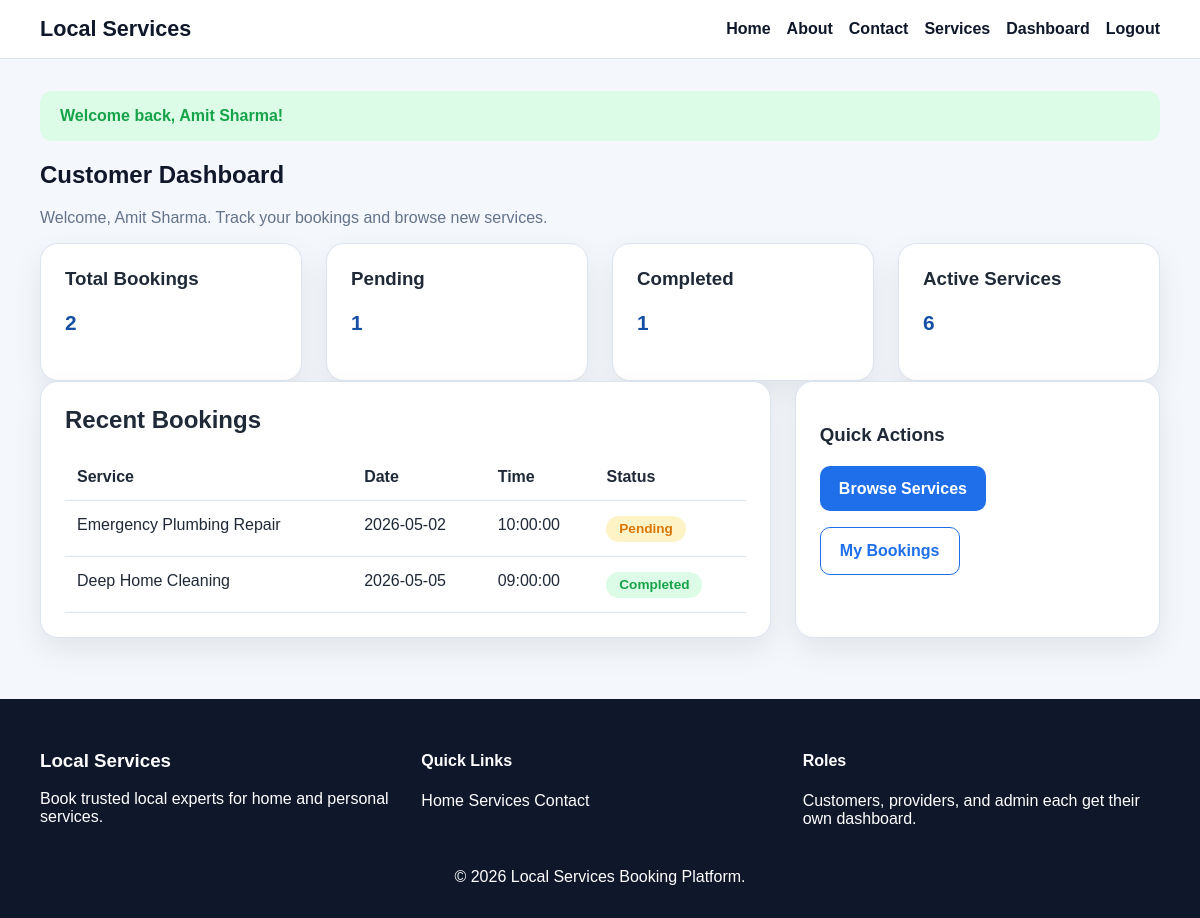
The page /customer/dashboard.php (signed in) on the database its author committed.
### tables this page shows
CREATE TABLE bookings (
    id INT AUTO_INCREMENT PRIMARY KEY,
    customer_id INT NOT NULL,
    service_id INT NOT NULL,
    provider_id INT NOT NULL,
    booking_date DATE NOT NULL,
    booking_time TIME NOT NULL,
    address TEXT NOT NULL,
    message TEXT,
    status ENUM('pending', 'accepted', 'rejected', 'completed') DEFAULT 'pending',
    created_at TIMESTAMP DEFAULT CURRENT_TIMESTAMP,
    CONSTRAINT fk_bookings_customer FOREIGN KEY (customer_id) REFERENCES users(id) ON DELETE CASCADE,
    CONSTRAINT fk_bookings_service FOREIGN KEY (service_id) REFERENCES services(id) ON DELETE CASCADE,
    CONSTRAINT fk_bookings_provider FOREIGN KEY (provider_id) REFERENCES users(id) ON DELETE CASCADE
);

CREATE TABLE services (
    id INT AUTO_INCREMENT PRIMARY KEY,
    provider_id INT NOT NULL,
    category_id INT NOT NULL,
    title VARCHAR(150) NOT NULL,
    description TEXT NOT NULL,
    price DECIMAL(10,2) NOT NULL,
    location VARCHAR(150) NOT NULL,
    status ENUM('active', 'inactive') DEFAULT 'active',
    created_at TIMESTAMP DEFAULT CURRENT_TIMESTAMP,
    CONSTRAINT fk_services_provider FOREIGN KEY (provider_id) REFERENCES users(id) ON DELETE CASCADE,
    CONSTRAINT fk_services_category FOREIGN KEY (category_id) REFERENCES categories(id) ON DELETE CASCADE
);

### includes/functions.php (called while the page is built, shortened)
<?php
require_once __DIR__ . '/../config/database.php';
function h(?string $value): string
{
    return htmlspecialchars((string) $value, ENT_QUOTES, 'UTF-8');
}
function current_user(): ?array
{
    return $_SESSION['user'] ?? null;
}
function fetch_all_assoc(mysqli_stmt $stmt): array
{
    $result = $stmt->get_result();
    return $result ? $result->fetch_all(MYSQLI_ASSOC) : [];
}
function fetch_one_assoc(mysqli_stmt $stmt): ?array
{
    $result = $stmt->get_result();
    return $result ? ($result->fetch_assoc() ?: null) : null;
}
function get_service_count(): int
{
    global $mysqli;
    $result = $mysqli->query("SELECT COUNT(*) AS total FROM services WHERE status = 'active'");
    $row = $result ? $result->fetch_assoc() : ['total' => 0];
    return (int) ($row['total'] ?? 0);
}
function get_status_badge_class(string $status): string
{
    return match ($status) {
        'accepted', 'active', 'completed' => 'badge-success',
        'rejected', 'inactive' => 'badge-danger',
        default => 'badge-warning',
    };
}
?>

### customer/dashboard.php (the view, shortened to what this page needs)
<?php
require_once __DIR__ . '/../includes/functions.php';
$user = current_user();
$stmt = $mysqli->prepare("
    SELECT COUNT(*) AS total,
           SUM(CASE WHEN status = 'pending' THEN 1 ELSE 0 END) AS pending_count,
           SUM(CASE WHEN status = 'completed' THEN 1 ELSE 0 END) AS completed_count
    FROM bookings
    WHERE customer_id = ?
");
$stmt->bind_param('i', $user['id']);
$stmt->execute();
$stats = fetch_one_assoc($stmt) ?? ['total' => 0, 'pending_count' => 0, 'completed_count' => 0];
$stmt = $mysqli->prepare("
    SELECT bookings.*, services.title
    FROM bookings
    INNER JOIN services ON bookings.service_id = services.id
    WHERE bookings.customer_id = ?
    ORDER BY bookings.created_at DESC
    LIMIT 5
");
$stmt->bind_param('i', $user['id']);
$stmt->execute();
$recentBookings = fetch_all_assoc($stmt);
require_once __DIR__ . '/../includes/header.php';
?>
<section class="section-heading">
    <h2>Customer Dashboard</h2>
    <p>Welcome, <?php echo h($user['name']); ?>. Track your bookings and browse new services.</p>
</section>
<section class="stats-grid">
    <div class="stat-card">
        <h3>Total Bookings</h3>
        <p class="price"><?php echo (int) $stats['total']; ?></p>
    </div>
    <div class="stat-card">
        <h3>Pending</h3>
        <p class="price"><?php echo (int) $stats['pending_count']; ?></p>
    </div>
    <div class="stat-card">
        <h3>Completed</h3>
        <p class="price"><?php echo (int) $stats['completed_count']; ?></p>
    </div>
    <div class="stat-card">
        <h3>Active Services</h3>
        <p class="price"><?php echo get_service_count(); ?></p>
    </div>
</section>
<section class="dashboard-grid">
    <div class="table-card">
        <h2>Recent Bookings</h2>
        <table>
            <thead>
                <tr>
                    <th>Service</th>
                    <th>Date</th>
                    <th>Time</th>
                    <th>Status</th>
                </tr>
            </thead>
            <tbody>
                <?php foreach ($recentBookings as $booking): ?>
                    <tr>
                        <td><?php echo h($booking['title']); ?></td>
                        <td><?php echo h($booking['booking_date']); ?></td>
                        <td><?php echo h($booking['booking_time']); ?></td>
                        <td><span class="badge <?php echo get_status_badge_class($booking['status']); ?>"><?php echo h($booking['status']); ?></span></td>
                    </tr>
                <?php endforeach; ?>
            </tbody>
        </table>
    </div>
    <aside class="info-card">
        <h3>Quick Actions</h3>
        <div class="inline-actions">
            <a class="btn" href="/local-services-booking-platform/customer/services.php">Browse Services</a>
            <a class="btn btn-outline" href="/local-services-booking-platform/customer/my-bookings.php">My Bookings</a>
        </div>
    </aside>
</section>
<?php require_once __DIR__ . '/../includes/footer.php'; ?>

### assets/css/style.css (style rules this page uses)
:root { --primary: #1f6feb; --primary-dark: #154fa3; --secondary: #0f172a; --accent: #f59e0b; --bg: #f4f7fb; --white: #ffffff; --text: #1f2937; --muted: #64748b; --border: #dbe3ef; --success: #16a34a; --danger: #dc2626; --warning: #d97706; --shadow: 0 12px 30px rgba(15, 23, 42, 0.08); }
* { box-sizing: border-box; }
body { margin: 0; font-family: Arial, sans-serif; background: var(--bg); color: var(--text); }
a { color: var(--primary); text-decoration: none; }
.hero h1, .section-heading h2 { margin-top: 0; color: var(--secondary); }
.hero p, .section-heading p, .muted { color: var(--muted); }
.hero-actions, .inline-actions { display: flex; flex-wrap: wrap; gap: 1rem; margin-top: 1.25rem; }
.btn, button, input[type="submit"] { background: var(--primary); color: var(--white); border: none; border-radius: 10px; padding: 0.85rem 1.2rem; cursor: pointer; font-weight: 700; }
.btn-outline { background: transparent; color: var(--primary); border: 1px solid var(--primary); }
.grid, .stats-grid, .dashboard-grid, .card-grid { display: grid; gap: 1.5rem; }
.stats-grid { grid-template-columns: repeat(auto-fit, minmax(180px, 1fr)); }
.dashboard-grid { grid-template-columns: 2fr 1fr; }
.card, .stat-card, .form-card, .table-card, .info-card { background: var(--white); border-radius: 18px; padding: 1.5rem; box-shadow: var(--shadow); border: 1px solid var(--border); }
.stat-card h3, .card h3, .form-card h2, .table-card h2 { margin-top: 0; }
.price { font-size: 1.3rem; font-weight: 700; color: var(--primary-dark); }
.badge { display: inline-block; padding: 0.35rem 0.8rem; border-radius: 999px; font-size: 0.85rem; font-weight: 700; text-transform: capitalize; }
.badge-success { background: #dcfce7; color: var(--success); }
.badge-warning { background: #fef3c7; color: var(--warning); }
table { width: 100%; border-collapse: collapse; }
table th, table td { padding: 0.9rem 0.75rem; text-align: left; border-bottom: 1px solid var(--border); vertical-align: top; }

### rows shown on the page
bookings: service.title "Emergency Plumbing Repair", booking_date "2026-05-02", booking_time "10:00:00", status "Pending"
bookings: service.title "Deep Home Cleaning", booking_date "2026-05-05", booking_time "09:00:00", status "Completed"

### other values the page prints
$flash['message'] "Welcome back, Amit Sharma!"
$user['name'] "Amit Sharma"
$stats['total'] "2"
$stats['pending_count'] "1"
$stats['completed_count'] "1"
get_service_count() "6"
